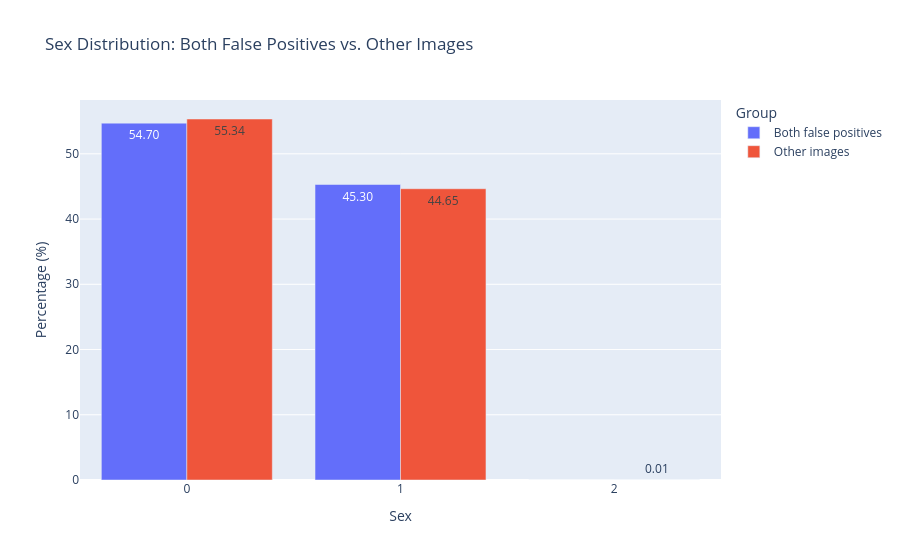

The notebook cell saved with this chart:
### Code cell
fig = px.bar(
    sex_percentages.reset_index().melt(
        id_vars="Sex",
        var_name="Group",
        value_name="Percentage"
    ),
    x="Sex",
    y="Percentage",
    color="Group",
    barmode="group",
    title="Sex Distribution: Both False Positives vs. Other Images",
    text_auto=".2f"
)

fig.update_layout(
    yaxis_title="Percentage (%)"
)

fig.show()

### Figure 1 — Plotly figure (JSON) as saved in the notebook; plotly's stock layout.template omitted (floating-point values rounded to 4 significant figures)
{"data": [{"alignmentgroup": "True", "hovertemplate": "Group=Both false positives<br>Sex=%{x}<br>Percentage=%{y}<extra></extra>", "legendgroup": "Both false positives", "marker": {"color": "#636efa", "pattern": {"shape": ""}}, "name": "Both false positives", "offsetgroup": "Both false positives", "orientation": "v", "showlegend": true, "textposition": "auto", "texttemplate": "%{y:.2f}", "type": "bar", "x": [0.0, 1.0, 2.0], "xaxis": "x", "y": [54.7, 45.3, 0.0], "yaxis": "y"}, {"alignmentgroup": "True", "hovertemplate": "Group=Other images<br>Sex=%{x}<br>Percentage=%{y}<extra></extra>", "legendgroup": "Other images", "marker": {"color": "#EF553B", "pattern": {"shape": ""}}, "name": "Other images", "offsetgroup": "Other images", "orientation": "v", "showlegend": true, "textposition": "auto", "texttemplate": "%{y:.2f}", "type": "bar", "x": [0.0, 1.0, 2.0], "xaxis": "x", "y": [55.34, 44.65, 0.01101], "yaxis": "y"}], "layout": {"barmode": "group", "legend": {"title": {"text": "Group"}, "tracegroupgap": 0}, "title": {"text": "Sex Distribution: Both False Positives vs. Other Images"}, "xaxis": {"anchor": "y", "domain": [0, 1], "title": {"text": "Sex"}}, "yaxis": {"anchor": "x", "domain": [0, 1], "title": {"text": "Percentage (%)"}}}}
